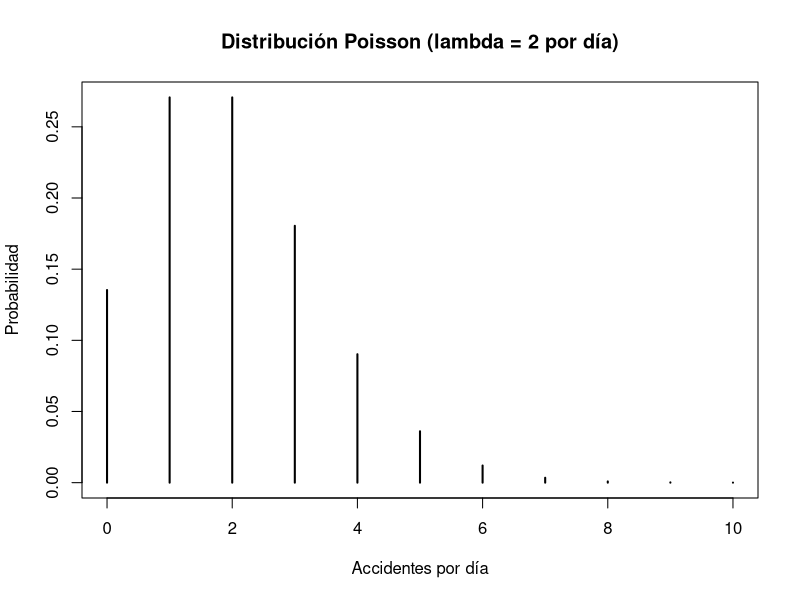
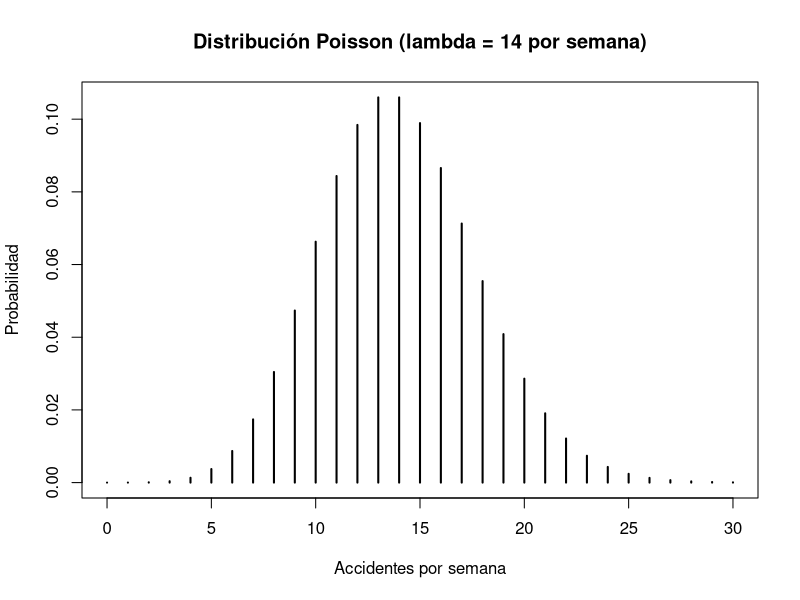

Generate these figures, in order, with R:
## ---- chunk 1
    #dpois(x = valor exacto, 
    #      lambda = tasa promedio del intervalo)
## ---- chunk 2
    #ppois(q = valor acumulado, 
    #      lambda = tasa promedio del intervalo)
## ---- chunk 3
    #qpois(p = probabilidad deseada, 
    #      lambda = tasa promedio del intervalo)
## ---- chunk 4
    #rpois(n = cantidad de observaciones deseadas, 
    #      lambda = tasa promedio del intervalo)
## ---- chunk 5
qpois(p = 0.95, lambda = 2)      # cuantil 0.95 de una Poisson(2)

ppois(q = 3, lambda = 2)         # acumula menos de 0.95
ppois(q = 4, lambda = 2)         # ya supera 0.95, por eso el cuantil es 4
## ---- chunk 6
dpois(x = 3, lambda = 2)
## ---- chunk 7
1-(dpois(x=0, lambda=2) + dpois(x=1, lambda=2) + dpois(x=2, lambda=2))
## ---- chunk 8
1-(ppois(q = 2, lambda = 2))
## ---- chunk 9
ppois(q = 2, lambda = 2, lower.tail = FALSE)
## ---- chunk 10

## ---- chunk 11

## ---- chunk 12

## ---- chunk 13

## ---- chunk 14

## ---- chunk 15

## ---- chunk 16
lambda_día = 2

plot(0:10, dpois(0:10, lambda = lambda_día), type='h',
     main='Distribución Poisson (lambda = 2 por día)',
     ylab='Probabilidad',
     xlab='Accidentes por día',
     lwd=2)
## ---- chunk 17
lambda_semana <- 2 * 7      # tasa diaria por 7 días
lambda_semana

dpois(x = 10, lambda = lambda_semana)
## ---- chunk 18

## ---- chunk 19

## ---- chunk 20
lambda_12h <- 2 * 0.5       # tasa diaria por 0.5 días
lambda_12h

dpois(x = 0, lambda = lambda_12h)
## ---- chunk 21

## ---- chunk 22

## ---- chunk 23

## ---- chunk 24
qpois(p = 0.95, lambda = 2)
## ---- chunk 25
ppois(q = 5, lambda = 2)
## ---- chunk 26

## ---- chunk 27

## ---- chunk 28

## ---- chunk 29
lambda_semana = 14

plot(0:30, dpois(0:30, lambda = lambda_semana), type='h',
     main='Distribución Poisson (lambda = 14 por semana)',
     ylab='Probabilidad',
     xlab='Accidentes por semana',
     lwd=2)
## ---- chunk 30
set.seed(2024)

simulacion <- rpois(n = 1000, lambda = 14)

mean(simulacion)
var(simulacion)
## ---- chunk 31
